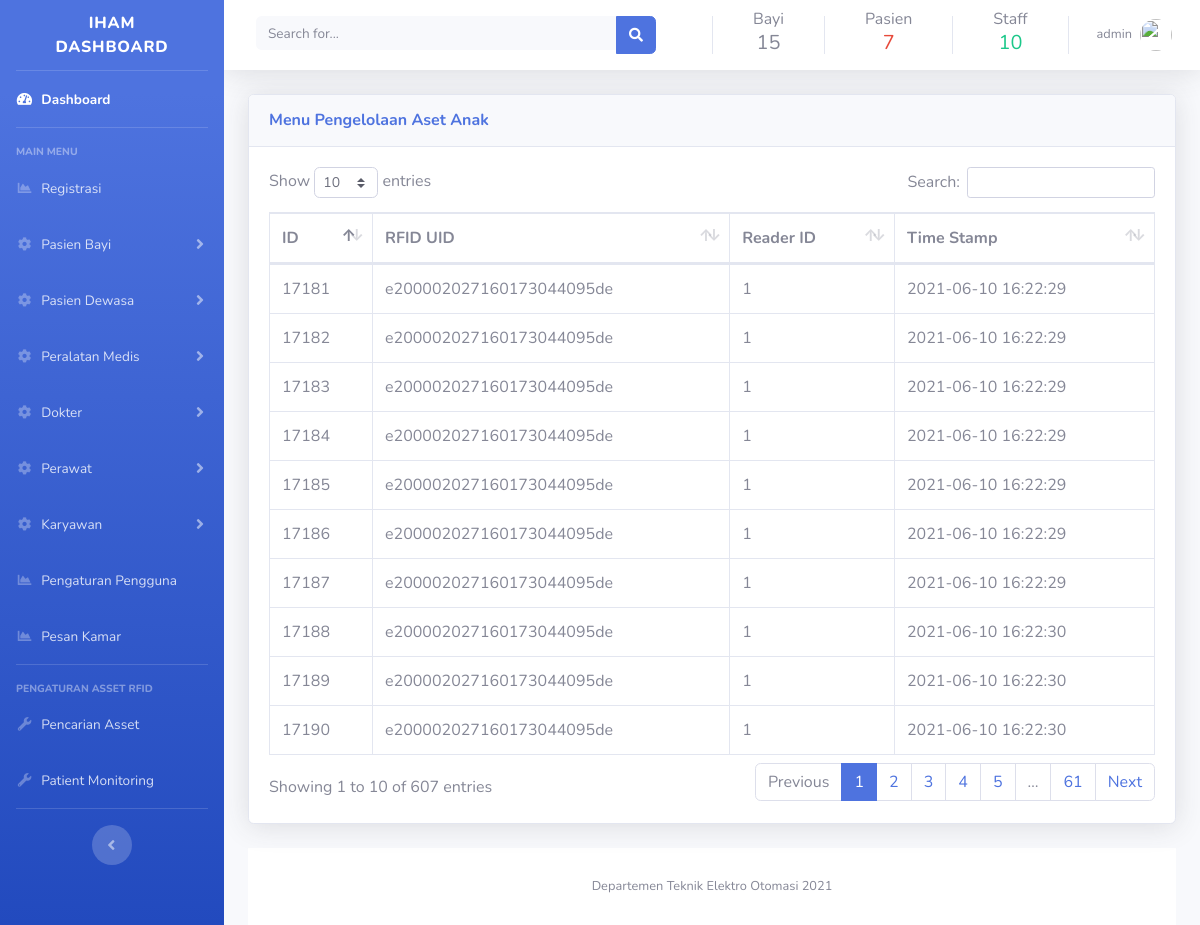
/admin/baca-tag.php (signed in), run on the app's committed database.
### tables this page shows
CREATE TABLE `tb_reader_scan` (
  `id` int(100) NOT NULL,
  `rfid_uid` varchar(100) NOT NULL,
  `nama` varchar(100) NOT NULL,
  `reader_id` varchar(2) NOT NULL,
  `timestamp` timestamp NOT NULL DEFAULT current_timestamp() ON UPDATE current_timestamp()
);

### admin/baca-tag.php (the view, shortened to what this page needs)
<?php
include('includes/header.php');
include('includes/navbar.php');
include('database/dbconfig.php')
?>
<div class="container-fluid">
<div class="card shadow mb-4">
  <div class="card-header py-3">
    <h6 class="m-0 font-weight-bold text-primary">Menu Pengelolaan Aset Anak
    </h6>
  </div>
<div class="card-body">
    <div class="table-responsive">
    <?php
    $query = "SELECT * FROM tb_reader_scan";
    $query_run = mysqli_query($connection, $query);
    ?>
      <table class="table table-bordered" id="tabelasetbayi" width="100%" cellspacing="0">
        <thead>
          <tr>
          <th>ID </th>
            <th>RFID UID</th>
            <th>Reader ID</th>
            <th>Time Stamp</th>
          </tr>
        </thead>
        <tbody>
        <?php
        if(mysqli_num_rows($query_run) > 0 )
        {
          while($row = mysqli_fetch_assoc($query_run))
          {
            ?>
          <tr>
          <td><?php echo $row['id']; ?></td>
            <td><?php echo $row['rfid_uid']; ?></td>
            <td><?php echo $row['reader_id']; ?></td>
            <td><?php echo $row['timestamp']; ?></td>
            </div>
          <?php
          }
        }
        else {
          echo "Data tidak ditemukan";
        }
        ?>
<?php
include('includes/scripts.php');
include('includes/footer.php');
?>

### data on the page
tb_reader_scan: id "17181", rfid_uid "e200002027160173044095de", reader "1", timestamp "2021-06-10 16:22:29"
tb_reader_scan: id "17182", rfid_uid "e200002027160173044095de", reader "1", timestamp "2021-06-10 16:22:29"
tb_reader_scan: id "17183", rfid_uid "e200002027160173044095de", reader "1", timestamp "2021-06-10 16:22:29"
tb_reader_scan: id "17184", rfid_uid "e200002027160173044095de", reader "1", timestamp "2021-06-10 16:22:29"
tb_reader_scan: id "17185", rfid_uid "e200002027160173044095de", reader "1", timestamp "2021-06-10 16:22:29"
tb_reader_scan: id "17186", rfid_uid "e200002027160173044095de", reader "1", timestamp "2021-06-10 16:22:29"
tb_reader_scan: id "17187", rfid_uid "e200002027160173044095de", reader "1", timestamp "2021-06-10 16:22:29"
tb_reader_scan: id "17188", rfid_uid "e200002027160173044095de", reader "1", timestamp "2021-06-10 16:22:30"
tb_reader_scan: id "17189", rfid_uid "e200002027160173044095de", reader "1", timestamp "2021-06-10 16:22:30"
tb_reader_scan: id "17190", rfid_uid "e200002027160173044095de", reader "1", timestamp "2021-06-10 16:22:30"

### other printed values
$row "15"
$row "7"
$row "10"
$_SESSION['username'] "admin"
